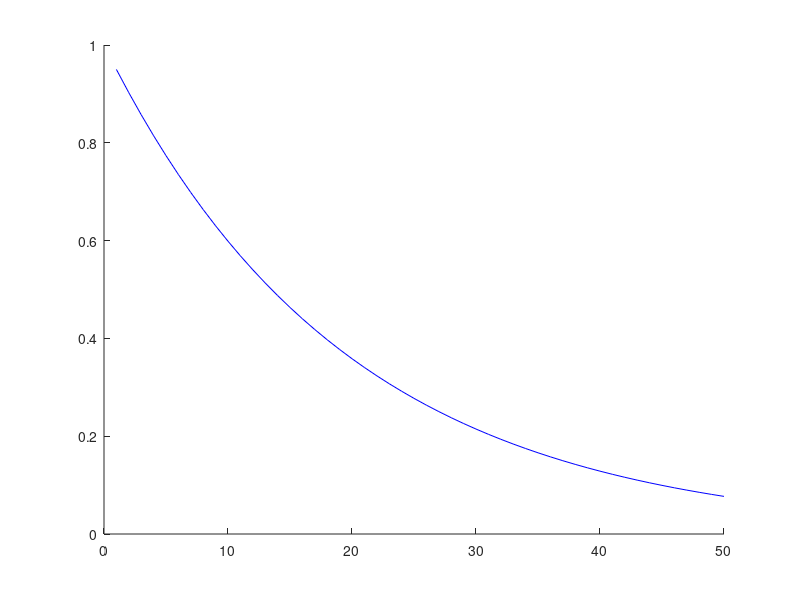
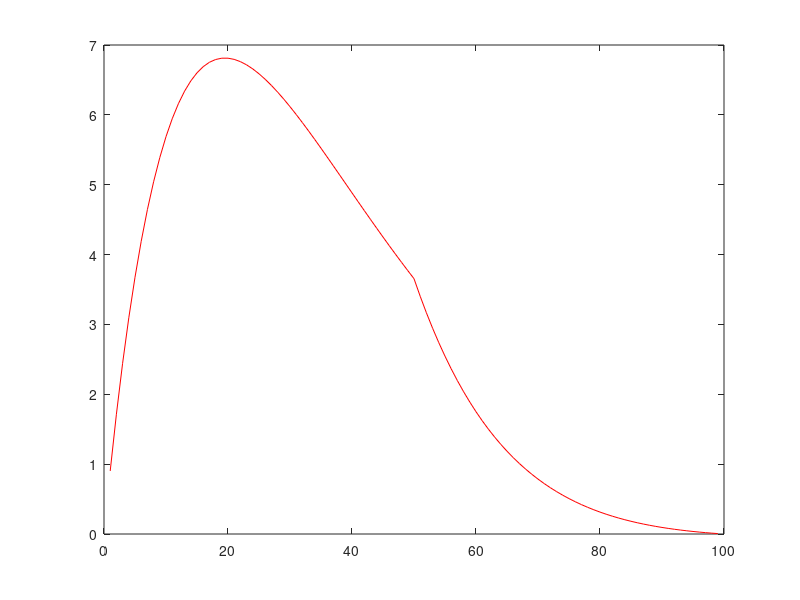
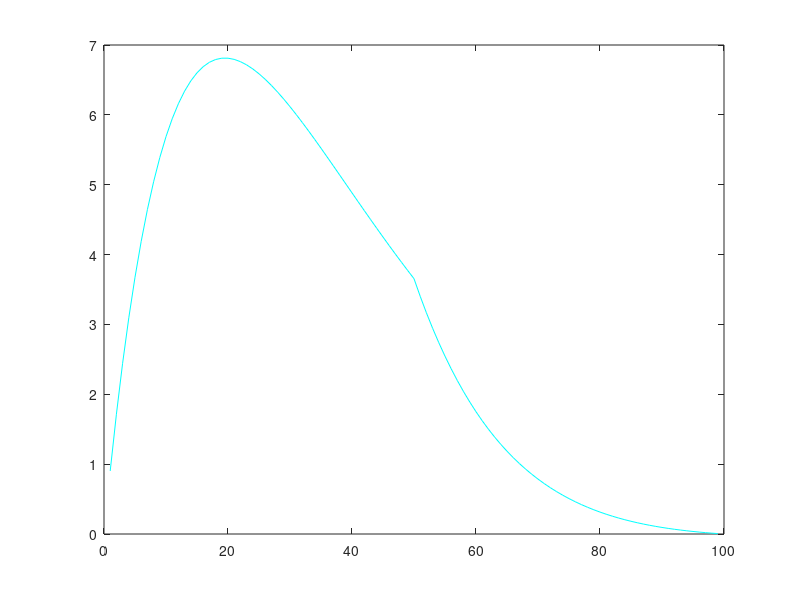
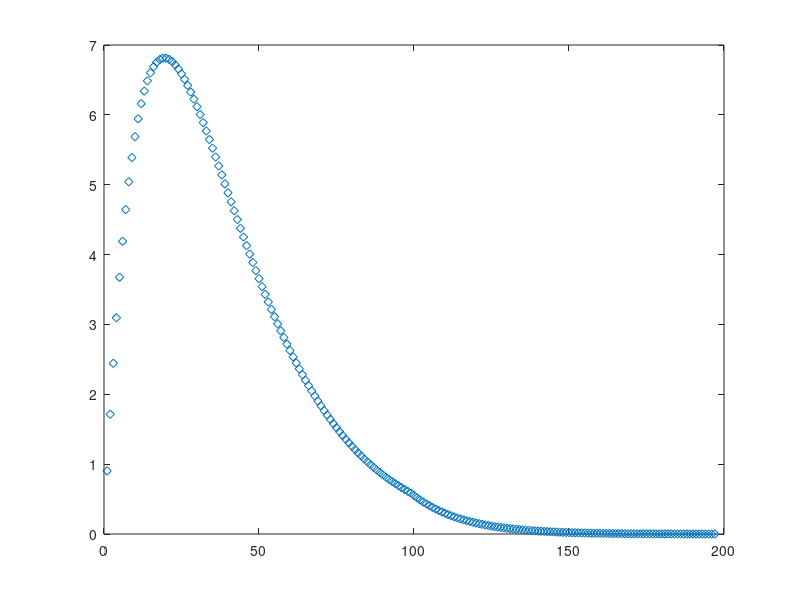

Recreate these plots in MATLAB, in order.
x = ones(1,50);
h = ones(1,50);
u = length(x);
v = length(h);
for n = 1:50

    x(n) = 0.95^n;
    h(n) = 0.95^n;
end

y1 = zeros(1,u+v-1);

for i = 1:u+v-1
    
    for j = 1:v
        if (i-j+1>0 && i-j +1 <=50)
        y1(i)=y1(i)+x(j)*h(i-j+1);
       
        else
            continue;
        end

    end
end
y2 = conv(x,h);
figure(1);
hold;
plot(x,'b');
figure(2);
plot(y2,'r');
figure(3);
plot(y1,'c');


x99 = zeros(1,99);
h99 = zeros(1,99);

for n = 1:99

    x(n) = 0.95^n;
    h(n) = 0.95^n;
end

y99 = conv(x,h);
figure(4);
plot(y99,'d');

%the output in (b) and (c) is close to (a), the values after index 50 are
%extremely small.
